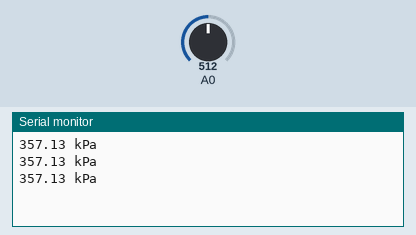
Recording of a sketch running on a simulated Arduino Uno, built with avr-gcc and run on an emulated ATmega328P. On the bench: the last lines printed to the serial monitor. The test bench sets the inputs (shaded band); at power-on: A0 = 512.

Above: at 1.2 s.
1.3 s: A0 set to 716
At 1.83 s:
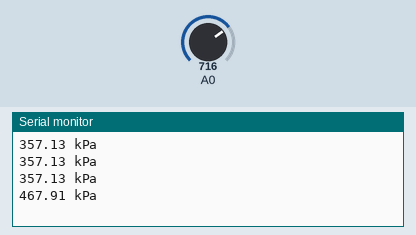
2.8 s: A0 set to 900
At 3.15 s:
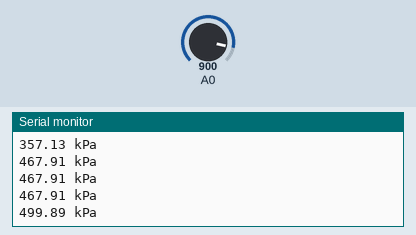
Timing chart, 0 to 5.8 s (numbered marks = the images above; inputs shaded):
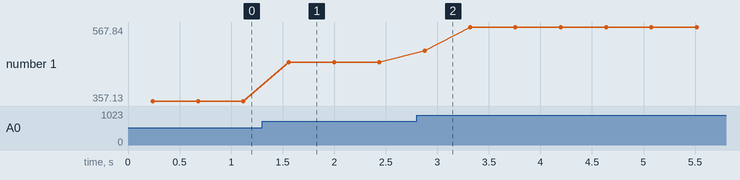

Measured:
- after the input at 1.3 s, the serial monitor: prints a new line after 0.26 s (image 1)
- after the input at 2.8 s, the serial monitor: prints a new line after 0.08 s (image 2)
- plotted number 1: 357.13 → 467.91 after the input at 1.3 s, 467.91 → 567.84 after the input at 2.8 s

The sketch:

pression-moyenne.ino
```cpp
//MXP5500DP Capteur de pression
// calcul de la pression moyenne

const float patm=101.3;// on définit la pression atmosphérique, valeur connue
const int cycles = 200; //nombre de mesures pour faire une moyenne
const int dur_mes = 1; //durée entre 2 mesures de la moyenne
const int dur_aff = 200; //durée entre 2 séries de mesure

void setup() {
  Serial.begin(9600); //initialisation de ligne série
}

void loop(){
float resultatpression = 0.0 ;// on définit un float qui récupérera toutes les valeurs des pressions
for(int i = 0 ; i < cycles ; i++){
    float ana = analogRead(A0) ;
    float pression_relat = ((ana / 1023.0)-0.04) /0.0018 ;  //utilise le modele determine par etalonnage
    float pression = pression_relat + patm;//calcul de la pression
    resultatpression += pression ;//on rajoute la valeur mesurée à la variable somme
    delay(dur_mes) ;
  }

  resultatpression /= cycles ;          //calcule la moyenne des mesures
  Serial.print(resultatpression) ;      //affiche dans le moniteur serie les valeurs de pression en kPa
  Serial.println(" kPa") ;
  delay(dur_aff) ;                         // temps de latence entre 2 séries de mesures
}
```
